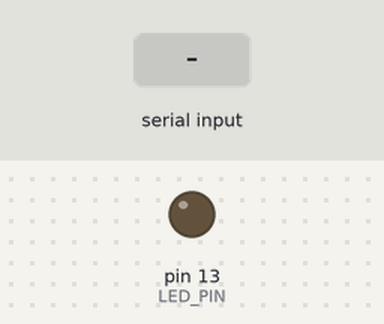
A sketch run on a simulated Arduino Uno, built with avr-gcc and run on an emulated ATmega328P. On the bench: output pins drawn as LEDs (lit = HIGH). The inputs (shaded band) are chosen by the test bench.

Above: at 1.2 s.
1.3 s: "1" received over Serial
At 1.9 s:
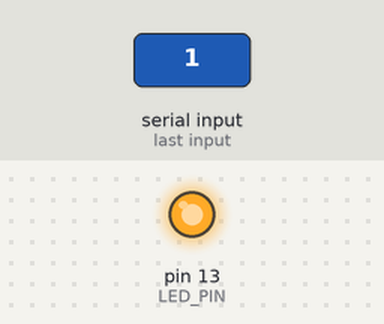
2.8 s: "0" received over Serial
At 3.1 s:
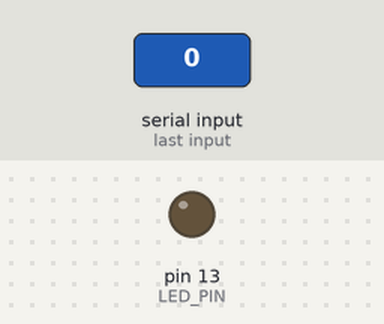
Timing chart, 0 to 5.8 s (numbered marks = the images above; inputs shaded):
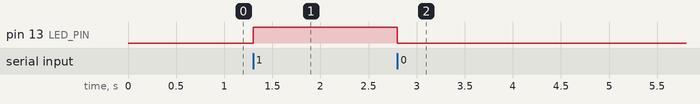

Measured:
- after the input at 1.3 s, pin 13 (LED_PIN): LOW → HIGH at once
- after the input at 2.8 s, pin 13 (LED_PIN): HIGH → LOW at once

The sketch:

01_led_blink.ino
```cpp
// 코아랩 파이썬 x 아두이노 - 01 LED 깜빡이기 (파이썬으로 제어)
// 회로: 13번 핀 - 220Ω - LED(+) , LED(-) - GND
// 파이썬이 '1'을 보내면 켜고 '0'을 보내면 끈다.

const int LED_PIN = 13;

void setup() {
  pinMode(LED_PIN, OUTPUT);
  Serial.begin(9600);
}

void loop() {
  if (Serial.available() > 0) {
    char c = Serial.read();
    if (c == '1') digitalWrite(LED_PIN, HIGH);
    if (c == '0') digitalWrite(LED_PIN, LOW);
  }
}
```
